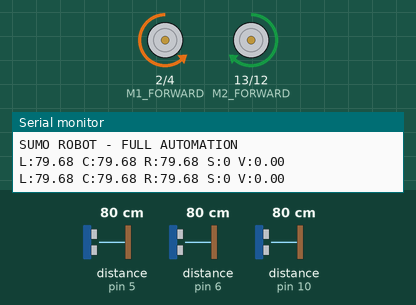
Simulated run of this sketch. Board: Arduino Uno, built with avr-gcc and run on an emulated ATmega328P. Shown: motor-driver pin pairs drawn as motors (green arrow = first pin HIGH = forward, orange = second pin HIGH = backward, longer = more drive, scaled by the enable pin), the last lines printed to the serial monitor. Wiring (inferred from the names in the program): 3 × ultrasonic range finder: trigger pin 7, echo pin 5 / trigger pin 8, echo pin 6 / trigger pin 9, echo pin 10. The inputs (shaded band) are chosen by the test bench; at power-on: distance to the obstacle (sensors on pin 5, pin 6, pin 10) 80 cm. The echo pulse lasts 58.3 µs per cm.

Above: at 2.9 s.
3.0 s: distance to the obstacle (sensor on pin 5) set to 60 cm
6.0 s: distance to the obstacle (sensor on pin 5) set to 50 cm
At 7.4 s:
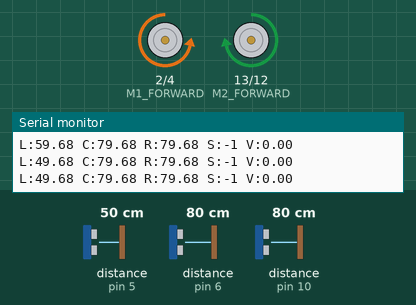
7.8 s: distance to the obstacle (sensor on pin 6) set to 2 cm
At 9.7 s:
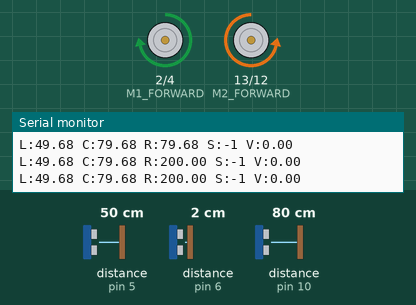
10.8 s: distance to the obstacle (sensor on pin 10) set to 54 cm
13.8 s: distance to the obstacle (sensor on pin 10) set to 45 cm
At 14.6 s:
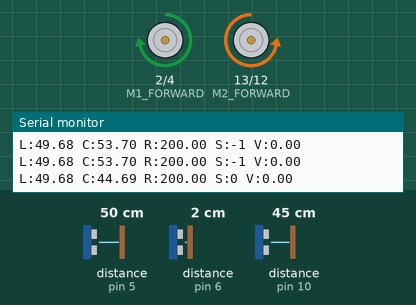
15.3 s: distance to the obstacle (sensor on pin 6) set to 4 cm
At 15.41 s:
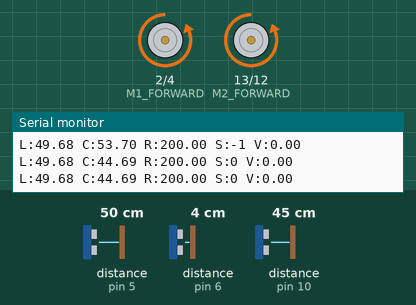
Timing chart, 0 to 19.3 s (numbered marks = the images above; inputs shaded):
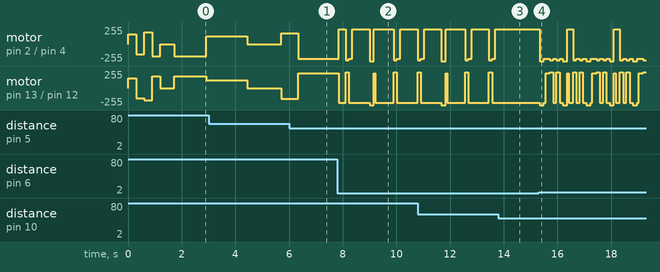

The sketch:

dynoRobot.ino
```cpp
// Dyno Sumo Robot

// ====================== SENSOR PINS ======================
byte TRIG_RIGHT = 8;
byte ECHO_RIGHT = 6;
byte TRIG_LEFT = 7;
byte ECHO_LEFT = 5;
byte TRIG_CENTER = 9;
byte ECHO_CENTER = 10;

// ====================== MOTOR PINS (L298N) ======================
byte M1_ENABLE = 3;
byte M1_FORWARD = 2;
byte M1_BACKWARD = 4;

byte M2_ENABLE = 11;
byte M2_FORWARD = 13;
byte M2_BACKWARD = 12;

// ====================== SPEEDS ======================
byte SPEED_NORMAL = 170;
byte SPEED_ATTACK = 240;
byte SPEED_MAX = 255;
byte SPEED_TURN = 190;
byte SPEED_SEARCH = 140;
byte SPEED_EVADE = 220;

// ====================== DISTANCES ======================
byte DIST_DANGER = 10;
byte DIST_CLOSE = 18;
byte DIST_ATTACK = 35;
byte DIST_ALIGN = 55;
byte DIST_FAR = 100;
byte DIST_LOST = 150;

// ====================== TIMINGS ======================
int TIME_ATTACK = 400;
int TIME_EVADE = 250;
int TIME_SEARCH_CHANGE = 1200;
int TIME_COUNTER = 300;

// ====================== FUNCTION PROTOTYPES ======================
void motorLeft(int speed, bool forward);
void motorRight(int speed, bool forward);
void forwardMove(int speed);
void backwardMove(int speed);
void turnRight(int speed);
void turnLeft(int speed);
void pivotRight();
void pivotLeft();
void stopMotors();
float readSensor(int trigPin, int echoPin);
void readAllSensors(float &left, float &center, float &right);
void analyzeOpponent(float left, float center, float right);
void behaviorSearch();
void behaviorAlign();
void behaviorAttack();
void behaviorTactical();
void behaviorEvade();
void behaviorCounter();
void makeDecision(float left, float center, float right);
void testMotors();

// ====================== SYSTEM VARIABLES ======================
unsigned long loopTimer = 0;
unsigned long searchTimer = 0;
unsigned long attackTimer = 0;
unsigned long evadeTimer = 0;
unsigned long lostTimer = 0;

int opponentSide = 0;
int lastOpponentSide = 0;
float opponentDistance = 0;
float opponentSpeed = 0;

int searchPattern = 0;
int attackPattern = 0;
int evadePattern = 0;

bool opponentFound = false;
bool opponentClose = false;
bool opponentVeryClose = false;

// ====================== SETUP ======================
void setup() {
  // MOTOR PINS
  pinMode(M1_ENABLE, OUTPUT);
  pinMode(M1_FORWARD, OUTPUT);
  pinMode(M1_BACKWARD, OUTPUT);
  pinMode(M2_ENABLE, OUTPUT);
  pinMode(M2_FORWARD, OUTPUT);
  pinMode(M2_BACKWARD, OUTPUT);

  // SENSOR PINS
  pinMode(TRIG_RIGHT, OUTPUT);
  pinMode(ECHO_RIGHT, INPUT);
  pinMode(TRIG_LEFT, OUTPUT);
  pinMode(ECHO_LEFT, INPUT);
  pinMode(TRIG_CENTER, OUTPUT);
  pinMode(ECHO_CENTER, INPUT);

  // SERIAL
  Serial.begin(9600);
  Serial.println("SUMO ROBOT - FULL AUTOMATION");

  // MOTOR TEST
  testMotors();
}

// ====================== MOTOR TEST ======================
void testMotors() {
  forwardMove(150);
  delay(300);
  backwardMove(150);
  delay(300);
  turnRight(180);
  delay(300);
  turnLeft(180);
  delay(300);
  stopMotors();
  delay(500);
}

// ====================== MOTOR CONTROL ======================
void motorLeft(int speed, bool isForward) {
  speed = constrain(speed, 0, 255);
  digitalWrite(M1_FORWARD, isForward ? HIGH : LOW);
  digitalWrite(M1_BACKWARD, isForward ? LOW : HIGH);
  analogWrite(M1_ENABLE, speed);
}

void motorRight(int speed, bool isForward) {
  speed = constrain(speed, 0, 255);
  digitalWrite(M2_FORWARD, isForward ? HIGH : LOW);
  digitalWrite(M2_BACKWARD, isForward ? LOW : HIGH);
  analogWrite(M2_ENABLE, speed);
}

void forwardMove(int speed = SPEED_NORMAL) {
  motorLeft(speed, true);
  motorRight(speed, true);
}

void backwardMove(int speed = SPEED_NORMAL) {
  motorLeft(speed, false);
  motorRight(speed, false);
}

void turnRight(int speed = SPEED_TURN) {
  motorLeft(speed, true);
  motorRight(speed, false);
}

void turnLeft(int speed = SPEED_TURN) {
  motorLeft(speed, false);
  motorRight(speed, true);
}

void pivotRight() {
  motorLeft(SPEED_TURN + 30, true);
  motorRight(SPEED_TURN + 30, true);
  delay(60);
  motorLeft(SPEED_TURN + 30, true);
  motorRight(SPEED_TURN + 30, false);
}

void pivotLeft() {
  motorLeft(SPEED_TURN + 30, false);
  motorRight(SPEED_TURN + 30, false);
  delay(60);
  motorLeft(SPEED_TURN + 30, false);
  motorRight(SPEED_TURN + 30, true);
}

void stopMotors() {
  analogWrite(M1_ENABLE, 0);
  analogWrite(M2_ENABLE, 0);
}

// ====================== SENSOR FUNCTIONS ======================
float readSensor(int trigPin, int echoPin) {
  digitalWrite(trigPin, LOW);
  delayMicroseconds(2);
  digitalWrite(trigPin, HIGH);
  delayMicroseconds(10);
  digitalWrite(trigPin, LOW);

  long duration = pulseIn(echoPin, HIGH, 12000);

  if (duration == 0) {
    return 200.0;
  }

  float distance = duration * 0.0343 / 2.0;

  if (distance < 2.0 || distance > 200.0) {
    return 200.0;
  }

  return distance;
}

void readAllSensors(float &left, float &center, float &right) {
  right = readSensor(TRIG_RIGHT, ECHO_RIGHT);
  delayMicroseconds(100);
  left = readSensor(TRIG_LEFT, ECHO_LEFT);
  delayMicroseconds(100);
  center = readSensor(TRIG_CENTER, ECHO_CENTER);
}

// ====================== OPPONENT ANALYSIS ======================
void analyzeOpponent(float left, float center, float right) {
  static float prevDistance = 0;
  static unsigned long prevTime = 0;

  float minDist = 200.0;
  int side = 0;

  if (center < minDist && center < DIST_LOST) {
    minDist = center;
    side = 0;
  }
  if (left < minDist && left < DIST_LOST) {
    minDist = left;
    side = -1;
  }
  if (right < minDist && right < DIST_LOST) {
    minDist = right;
    side = 1;
  }

  opponentDistance = minDist;
  opponentSide = side;

  opponentFound = (minDist < DIST_LOST);
  opponentClose = (minDist < DIST_ATTACK);
  opponentVeryClose = (minDist < DIST_CLOSE);

  if (side == 0 && prevTime > 0 && opponentDistance < DIST_FAR) {
    unsigned long currentTime = millis();
    float timeDiff = (currentTime - prevTime) / 1000.0;

    if (timeDiff > 0.05) {
      opponentSpeed = (opponentDistance - prevDistance) / timeDiff;
    }

    prevDistance = opponentDistance;
    prevTime = currentTime;
  }

  if (opponentFound) {
    lastOpponentSide = opponentSide;
    lostTimer = millis();
  }
}

// ====================== BEHAVIORS ======================

// 1. SEARCH
void behaviorSearch() {
  unsigned long currentTime = millis();

  if (currentTime - searchTimer > TIME_SEARCH_CHANGE) {
    searchPattern = (searchPattern + 1) % 5;
    searchTimer = currentTime;
  }

  switch(searchPattern) {
    case 0:
      turnRight(SPEED_SEARCH);
      break;

    case 1:
      turnLeft(SPEED_SEARCH);
      break;

    case 2:
      forwardMove(SPEED_SEARCH - 20);
      delay(350);
      break;

    case 3:
      stopMotors();
      delay(150);
      break;

    case 4:
      turnRight(SPEED_SEARCH + 20);
      delay(600);
      break;
  }
}

// 2. ALIGN
void behaviorAlign() {
  float diff = 0;

  float left = readSensor(TRIG_LEFT, ECHO_LEFT);
  float right = readSensor(TRIG_RIGHT, ECHO_RIGHT);

  diff = left - right;

  if (opponentSide == 1 || diff > 12) {
    turnRight(SPEED_TURN + 30);
    delay(100);
  }
  else if (opponentSide == -1 || diff < -12) {
    turnLeft(SPEED_TURN + 30);
    delay(100);
  }
  else if (diff > 5) {
    turnRight(SPEED_TURN);
    delay(60);
  }
  else if (diff < -5) {
    turnLeft(SPEED_TURN);
    delay(60);
  }
  else {
    forwardMove(SPEED_ATTACK - 20);
    delay(120);
  }
}

// 3. ATTACK
void behaviorAttack() {
  attackPattern = (attackPattern + 1) % 4;

  switch(attackPattern) {
    case 0:
      forwardMove(SPEED_ATTACK);
      delay(120);
      break;

    case 1:
      forwardMove(SPEED_ATTACK);
      delay(80);
      turnRight(SPEED_TURN + 40);
      delay(50);
      break;

    case 2:
      forwardMove(SPEED_ATTACK);
      delay(100);
      backwardMove(SPEED_NORMAL);
      delay(40);
      break;

    case 3:
      forwardMove(SPEED_ATTACK);
      delay(90);
      if (lastOpponentSide == 1) {
        turnLeft(SPEED_TURN + 30);
      } else {
        turnRight(SPEED_TURN + 30);
      }
      delay(60);
      break;
  }

  attackTimer = millis();
}

// 4. TACTICAL ATTACK
void behaviorTactical() {
  backwardMove(SPEED_EVADE);
  delay(180);

  if (lastOpponentSide == 1) {
    pivotLeft();
    delay(120);
  } else if (lastOpponentSide == -1) {
    pivotRight();
    delay(120);
  } else {
    if (millis() % 2 == 0) {
      pivotLeft();
    } else {
      pivotRight();
    }
    delay(100);
  }

  forwardMove(SPEED_MAX);
  delay(200);

  evadeTimer = millis();
}

// 5. EVADE
void behaviorEvade() {
  evadePattern = (evadePattern + 1) % 3;

  switch(evadePattern) {
    case 0:
      if (opponentSide == -1) {
        turnRight(SPEED_EVADE + 20);
      } else {
        turnLeft(SPEED_EVADE + 20);
      }
      delay(120);
      backwardMove(SPEED_EVADE);
      delay(100);
      break;

    case 1:
      if (opponentSide == 1) {
        turnLeft(SPEED_EVADE + 20);
      } else {
        turnRight(SPEED_EVADE + 20);
      }
      delay(120);
      backwardMove(SPEED_EVADE);
      delay(100);
      break;

    case 2:
      backwardMove(SPEED_MAX);
      delay(160);
      if (millis() % 2 == 0) {
        pivotLeft();
      } else {
        pivotRight();
      }
      delay(140);
      break;
  }

  evadeTimer = millis();
}

// 6. COUNTER ATTACK
void behaviorCounter() {
  forwardMove(SPEED_MAX);
  delay(180);

  if (lastOpponentSide == 1) {
    turnLeft(SPEED_TURN + 50);
    delay(80);
  } else if (lastOpponentSide == -1) {
    turnRight(SPEED_TURN + 50);
    delay(80);
  }

  delay(100);
}

// ====================== DECISION MAKING ======================
void makeDecision(float left, float center, float right) {
  if (center < DIST_DANGER || left < DIST_DANGER || right < DIST_DANGER) {
    behaviorEvade();
    return;
  }

  if (center < DIST_CLOSE && opponentSpeed < -80) {
    behaviorTactical();
    return;
  }

  if (center > DIST_DANGER && center < DIST_ATTACK) {
    behaviorAttack();
    return;
  }

  if ((left < DIST_ALIGN || right < DIST_ALIGN) && center > DIST_ATTACK) {
    behaviorAlign();
    return;
  }

  if (millis() - evadeTimer < TIME_COUNTER && millis() - evadeTimer > 100) {
    behaviorCounter();
    return;
  }

  behaviorSearch();
}

// ====================== MAIN LOOP ======================
void loop() {
  unsigned long currentTime = millis();

  float leftDist, centerDist, rightDist;
  readAllSensors(leftDist, centerDist, rightDist);

  analyzeOpponent(leftDist, centerDist, rightDist);

  makeDecision(leftDist, centerDist, rightDist);

  if (currentTime - loopTimer > 800) {
    Serial.print("L:");
    Serial.print(leftDist);
    Serial.print(" C:");
    Serial.print(centerDist);
    Serial.print(" R:");
    Serial.print(rightDist);
    Serial.print(" S:");
    Serial.print(opponentSide);
    Serial.print(" V:");
    Serial.println(opponentSpeed);

    loopTimer = currentTime;
  }

  delay(15);
}
```

Measured:
- the behaviour switches between 56 and 55 cm on distance to the obstacle (sensor on pin 5) (found by bisection; images 0 and 1)
- after the input at 6.0 s, motor on pin 2 (M1_FORWARD) / pin 4 (M1_BACKWARD): forward 160/255 → backward 220/255 after 0.34 s; motor on pin 13 (M2_FORWARD) / pin 12 (M2_BACKWARD): backward 160/255 → forward 220/255 after 0.34 s
- after the input at 13.8 s, motor on pin 2 (M1_FORWARD) / pin 4 (M1_BACKWARD): stays forward 220/255 (without the input it goes to backward 255/255 after 0.52 s); motor on pin 13 (M2_FORWARD) / pin 12 (M2_BACKWARD): stays backward 220/255 (without the input it goes to backward 255/255 after 0.52 s)
